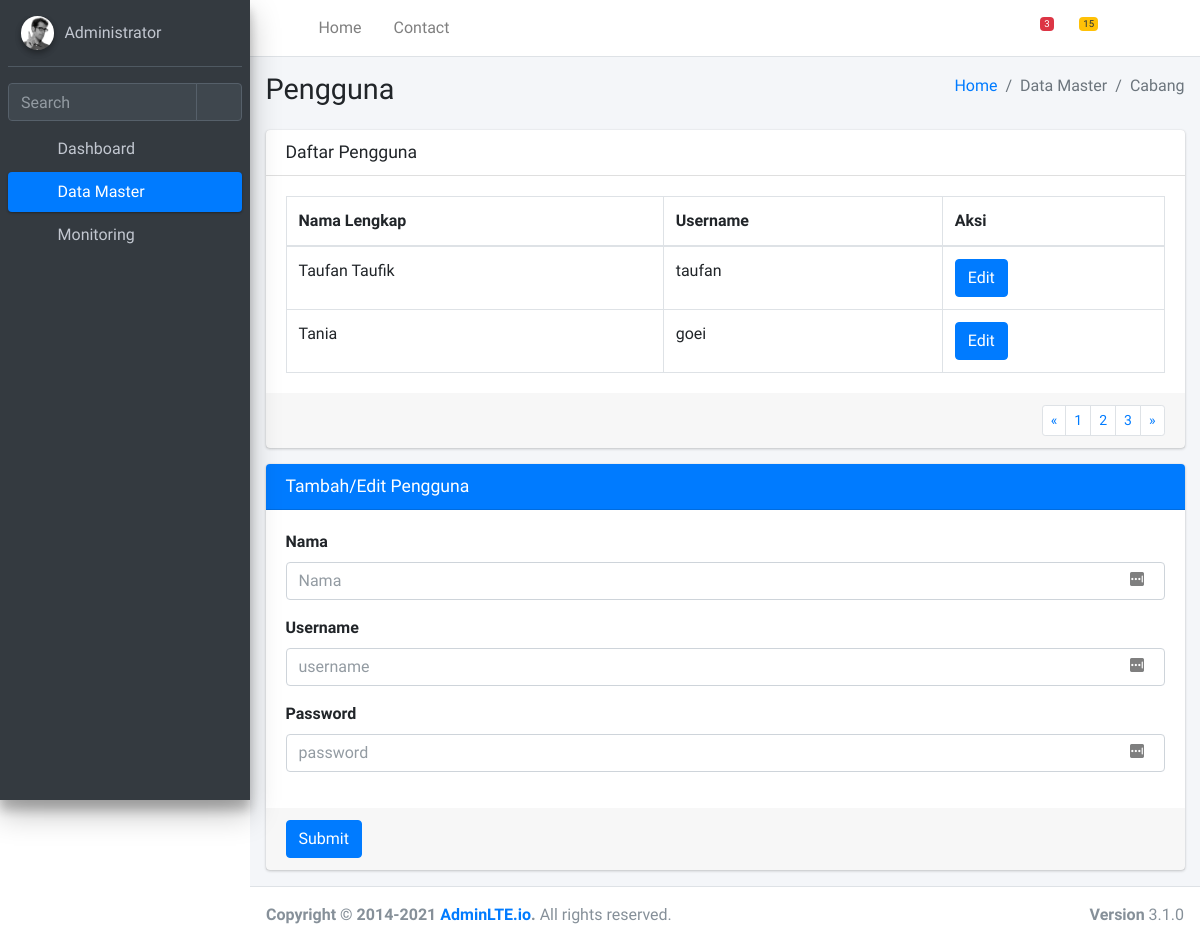
The page /datamaster/pengguna/ on the database as committed earlier.
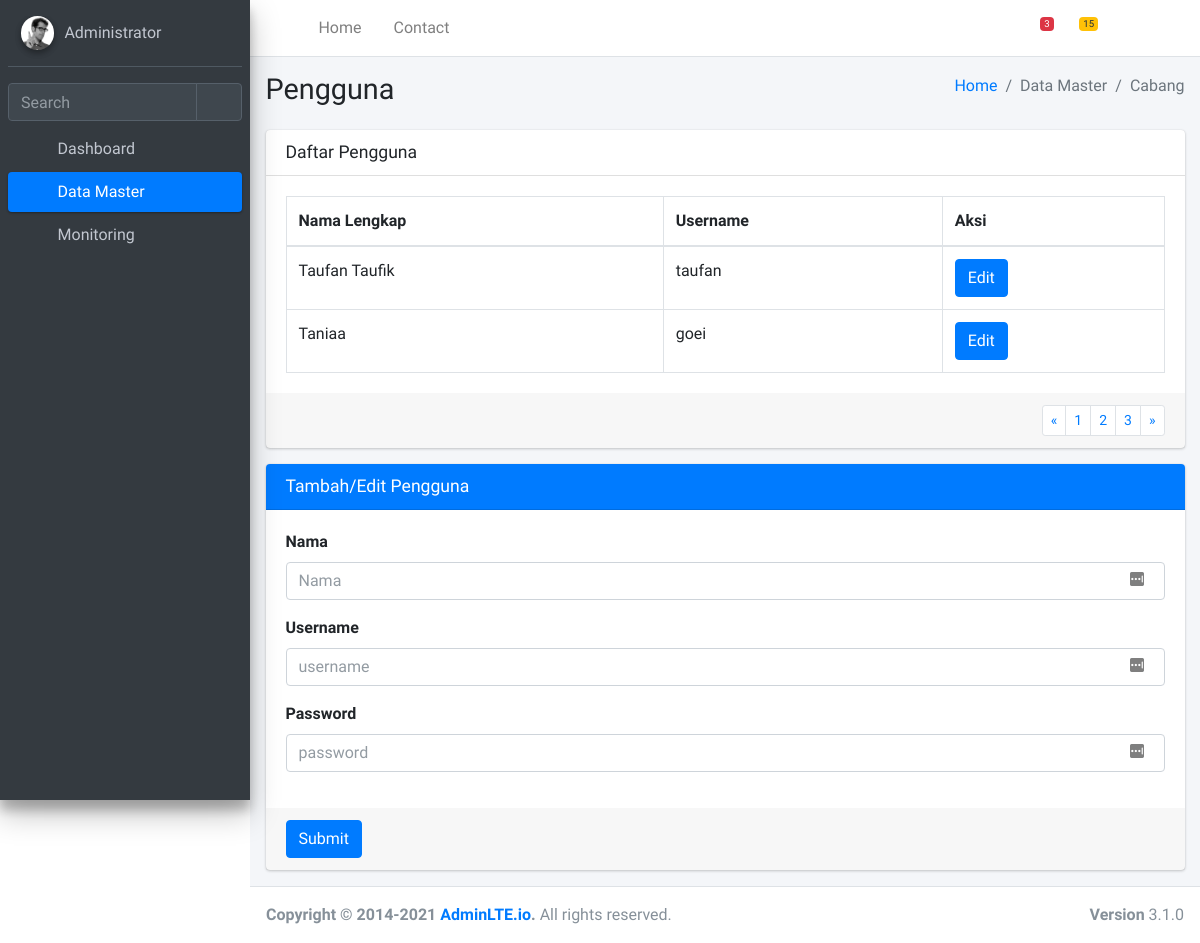
The same page on the database as committed later.
### web/models.py (models this page shows, shortened)
class People(models.Model):
    user = models.OneToOneField(
        User, on_delete=models.CASCADE, related_name='profile')
    nama = models.TextField()
    role = models.IntegerField()

### web/views.py (the view, shortened to what this page needs)
# urls.py: path('datamaster/pengguna/', views.data_master_pengguna, name= 'datamaster'),
def data_master_pengguna(request: HttpRequest):
    if request.method == 'GET':
        penggunas = People.objects.all()
        ctx = {
            'penggunas': penggunas
        }
    return render(request, 'web/datamaster_pengguna.html', ctx)

### web/templates/web/datamaster_pengguna.html (shortened to what the changed rows need)
<!DOCTYPE html>
<html lang="en">
<head>
  <link rel="stylesheet" href="/static/front/plugins/fontawesome-free/css/all.min.css">
  <link rel="stylesheet" href="https://code.ionicframework.com/ionicons/2.0.1/css/ionicons.min.css">
  <link rel="stylesheet" href="/static/front/plugins/tempusdominus-bootstrap-4/css/tempusdominus-bootstrap-4.min.css">
  <link rel="stylesheet" href="/static/front/plugins/icheck-bootstrap/icheck-bootstrap.min.css">
  <link rel="stylesheet" href="/static/front/plugins/jqvmap/jqvmap.min.css">
  <link rel="stylesheet" href="/static/front/dist/css/adminlte.min.css">
  <link rel="stylesheet" href="/static/front/plugins/overlayScrollbars/css/OverlayScrollbars.min.css">
  <link rel="stylesheet" href="/static/front/plugins/daterangepicker/daterangepicker.css">
  <link rel="stylesheet" href="/static/front/plugins/summernote/summernote-bs4.min.css">
</head>
<body class="hold-transition sidebar-mini layout-fixed">
<div class="wrapper">
  <div class="content-wrapper">
    <div class="content-header">
      <div class="container-fluid">
        <div class="row mb-2">
          <div class="col-sm-6">
            <h1 class="m-0">Pengguna</h1>
          </div>
        </div>
      </div>
    </div>
    <section class="content">
      <div class="container-fluid">
        <div class="row">
          <div class="col">
            <div class="card">
              <div class="card-body">
                <table class="table table-bordered">
                  <thead>
                    <tr>
                      <th>Nama Lengkap</th>
                      <th>Username</th>
                      <th>Aksi</th>
                    </tr>
                  </thead>
                  <tbody>
                    {% for user in penggunas %}
                    <tr>
                      <td>{{user.nama}}</td>
                      <td>{{user.user.username}}</td>
                      <td>
                        <form role="form" method="POST" id="form{{user.id}}">
                          <button type="submit" class="btn btn-primary">Edit</button>
                          </form>
                      </td>
                    </tr>
                   {% endfor %}
                  </tbody>
                </table>
              </div>
            </div>
          </div>
        </div>
      </div>
    </section>
  </div>
</div>
</body>
</html>

Rows that differ between the two databases and show on the page:
changed People "goei": nama "Tania" → "Taniaa"
